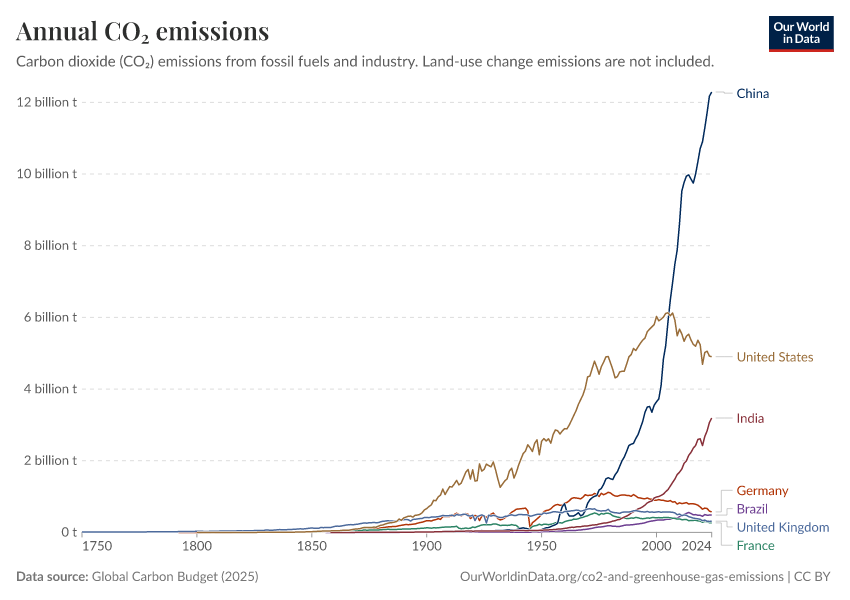
#> input picture corpora/owid-r6-1/charts/annual-co2-emissions-per-country/image.png, 850 x 600 px, found by its file name
$ python matched_replot.py
#> lines starting #> are read from the running program, lines starting #| are printed output that depends on the picture
"""Re-plot extracted data and overlay vs source image for Phase-4 verification.

Produces:
  replot.png         : standalone re-render of the seven series
  overlay.png        : side-by-side source vs re-plot
"""
import csv
import json
from pathlib import Path

import numpy as np
import matplotlib.pyplot as plt
import matplotlib.image as mpimg

HERE = Path(__file__).parent
SRC_IMG = "/Users/csweet1/Documents/projects/CRS_research/figure-recovery-suite/corpora/owid-r6-1/charts/annual-co2-emissions-per-country/image.png"

SERIES_COLOR = {
    "China":           "#062e5f",
    "United States":   "#a26f46",
    "India":           "#883039",
    "Germany":         "#b13507",
    "Brazil":          "#6d3e91",
    "United Kingdom":  "#4c6a9c",
    "France":          "#2c8465",
}

def load_csv():
    series = {}
    with open(HERE / "data.csv") as f:
#> (reads extractors/graph-data-extraction/results-v3/owid-r6-1/annual-co2-emissions-per-country/data.csv from the repository)
        for row in csv.DictReader(f):
            s = row["series"]
            series.setdefault(s, []).append((float(row["x"]), float(row["y"])))
    # Sort each series by x for clean line plotting
    for s in series:
        series[s] = sorted(series[s], key=lambda p: p[0])
    return series

def make_replot(series, out_path):
    fig, ax = plt.subplots(figsize=(8.5, 6.0), dpi=100)
    for s, pts in series.items():
        x = np.array([p[0] for p in pts])
        y = np.array([p[1] for p in pts]) / 1e9
        ax.plot(x, y, color=SERIES_COLOR[s], linewidth=1.4, label=s)
        # Place label at endpoint
        ax.annotate(s, xy=(x[-1], y[-1]), xytext=(4, 0),
                    textcoords="offset points", color=SERIES_COLOR[s],
                    fontsize=8, va="center")
    ax.set_xlim(1750, 2030)
    ax.set_ylim(0, 13)
    ax.set_ylabel("Annual CO₂ emissions (billion t)")
    ax.set_title("Annual CO₂ emissions  [re-plot of extracted data]")
    ax.grid(axis="y", alpha=0.3)
    ax.spines["top"].set_visible(False)
    ax.spines["right"].set_visible(False)
    fig.tight_layout()
    fig.savefig(out_path, dpi=120)
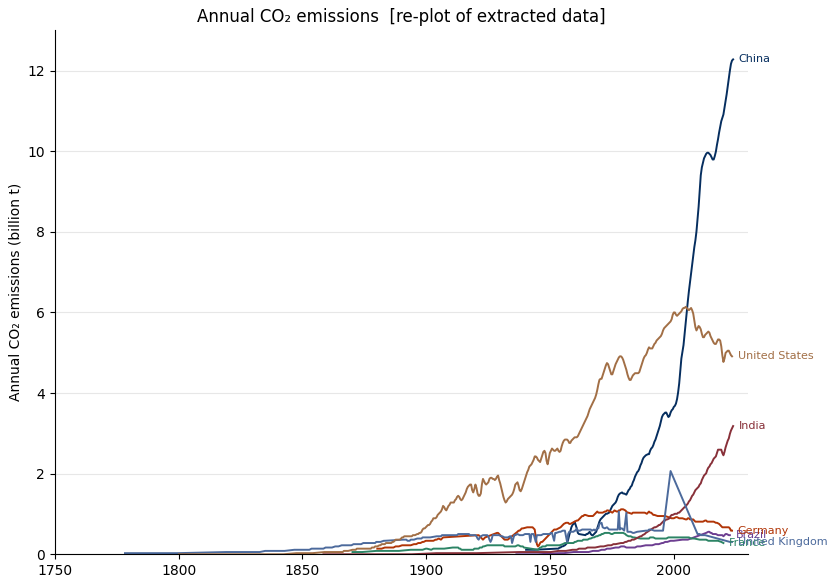
#> figure drawn by matplotlib, 1 panel; curve peaks at x = 2014, y = 0.558; curve peaks at x = 2024, y = 12.28; curve peaks at x = 1972.2, y = 0.53
    plt.close(fig)

def make_overlay(out_path):
    src = mpimg.imread(SRC_IMG)
#> src is the input picture: shape (600, 850, 4) float32; mean R, G, B, A 0.98, 0.979, 0.98, 1
    rep = mpimg.imread(HERE / "replot.png")
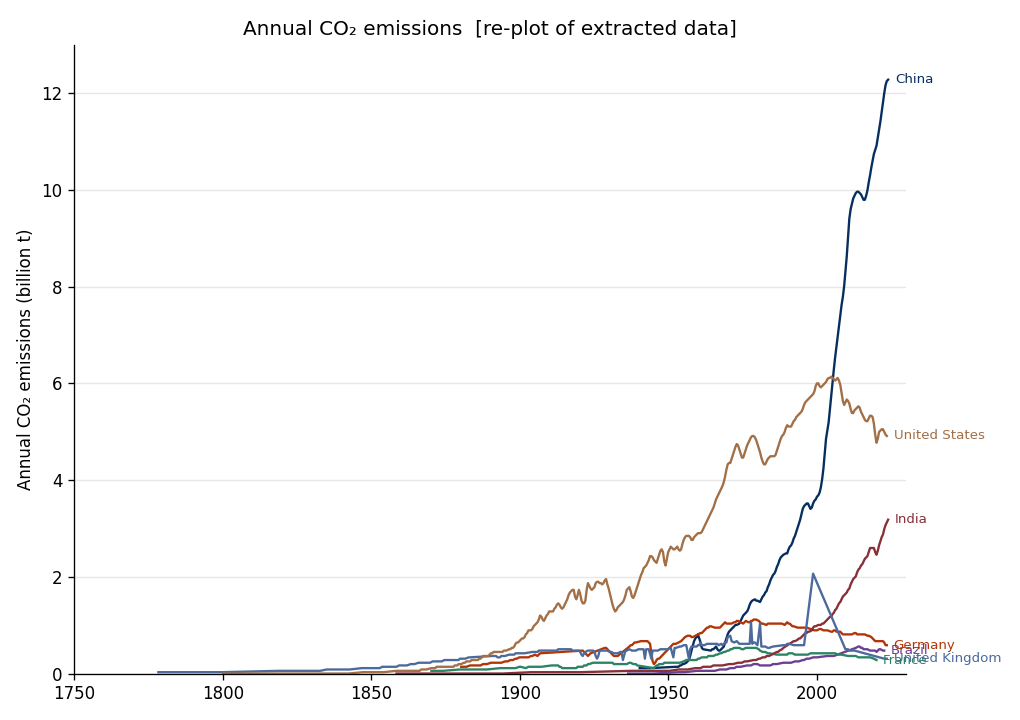
#> rep: shape (720, 1020, 4) float32; mean R, G, B, A 0.981, 0.98, 0.981, 1
    fig, axes = plt.subplots(1, 2, figsize=(15, 5.5))
    axes[0].imshow(src); axes[0].set_title("source"); axes[0].axis("off")
    axes[1].imshow(rep); axes[1].set_title("re-plot"); axes[1].axis("off")
    fig.tight_layout()
    fig.savefig(out_path, dpi=120)
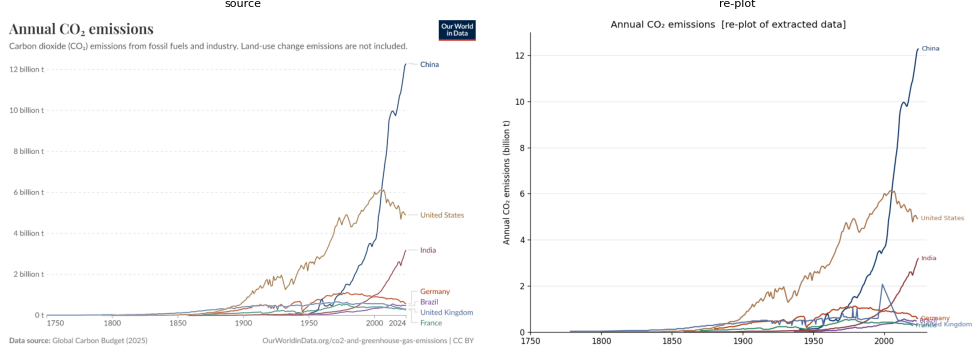
#> figure drawn by matplotlib, 2 panels
    plt.close(fig)

def main():
    series = load_csv()
    make_replot(series, HERE / "replot.png")
    make_overlay(HERE / "overlay.png")
    print("Re-plot written; counts per series:")
    for s, pts in series.items():
        x_first, x_last = pts[0][0], pts[-1][0]
        y_last = pts[-1][1] / 1e9
        print(f"  {s:18s} n={len(pts):4d}  x=[{x_first:.1f}..{x_last:.1f}]  y(last)={y_last:.2f}B")

if __name__ == "__main__":
    main()
